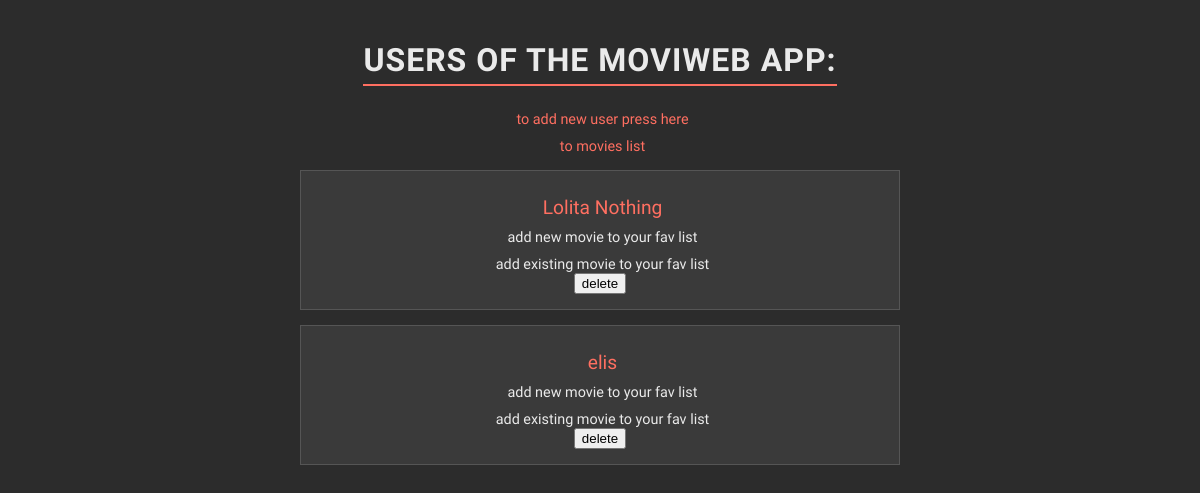
/users, run on an earlier commit of the app's database.
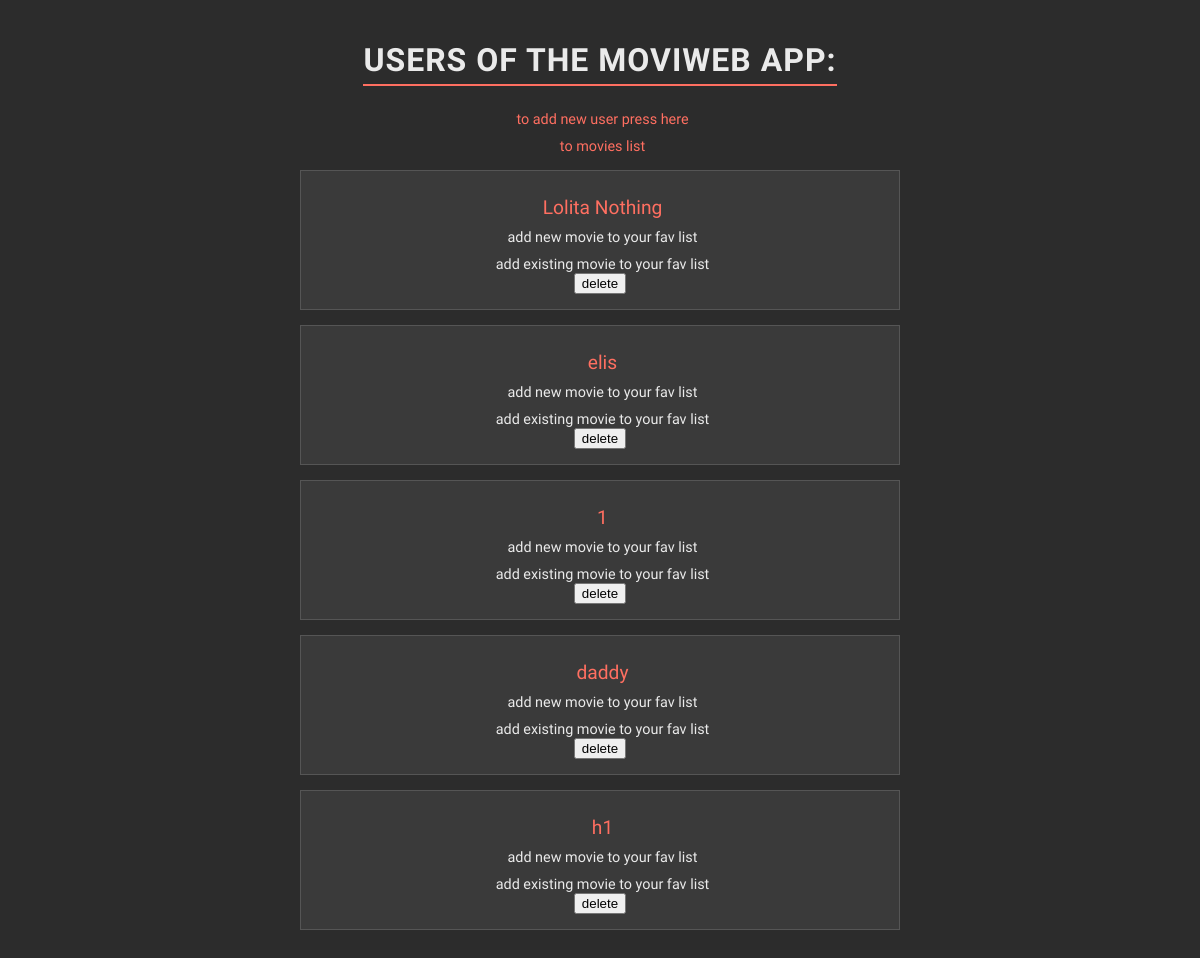
And on a later commit of the database.
### data_models.py (models this page shows, shortened)
class User(db.Model):
    __tablename__ = 'users'
    user_id = db.Column(db.Integer, primary_key=True, autoincrement=True)
    user_name = db.Column(db.String(100), nullable=False)
    movies = relationship('Movie', secondary=user_movies, back_populates='users')

### app.py (the view)
@app.route('/users', methods=['GET'])
def list_users():
    try:
        users = data_manager.list_all_users()
        return render_template('users.html', users=users)
    except Exception as e:
        app.logger.error(f"Error fetching users from the database: {e}")
        flash('An error occurred while fetching users. Please try again later. 🛀', 'error')
        return redirect(url_for('home'))

### datamanager/sqlite_data_manager.py (called while the page is built)
    def list_all_users(self):
        with self.app.app_context():
            return self.db.session.query(User).all()

### templates/users.html (shortened to what this page needs)
<!DOCTYPE html>
<html lang="en">
<head>
    <link rel="stylesheet" href="{{ url_for('static', filename='styles.css') }}">
</head>
<body>
    <h1>users of the MoviWeb App:</h1>
    <div>
        <a href="{{ url_for('add_user') }}">to add new user press here</a> <br>
        <a href="{{ url_for('list_movies') }}"> to movies list</a>
    </div>
    {% if users %}
        <ul>
            {% for user in users %}
            <li>
                <a class="user" href="/users/{{ user.user_id }}">{{ user.user_name }}</a> <br>
                <a class="add-movie" href="{{ url_for('add_new_movie_to_user', user_id=user.user_id) }}">add new movie to your fav list</a><br>
                <a class="add-movie" href="{{ url_for('add_existing_movie_to_user', user_id=user.user_id) }}">add existing movie to your fav list</a><br>
                <form id="delete-form-{{ user.user_id }}" action="{{ url_for('delete_user', user_id=user.user_id) }}"
                      method="POST" style="display: inline;">
                    <button type="button" onclick="confirmDeletion({{ user.user_id }})">delete</button>
                </form>
            </li>
            {% endfor %}
        </ul>
    {% else %}
        <p>no users found in dataBase</p>
    {% endif %}
</body>
</html>

What changed in the data, as far as the page shows it:
added User: user_name "1"
added User: user_name "daddy"
added User: user_name "h1"
